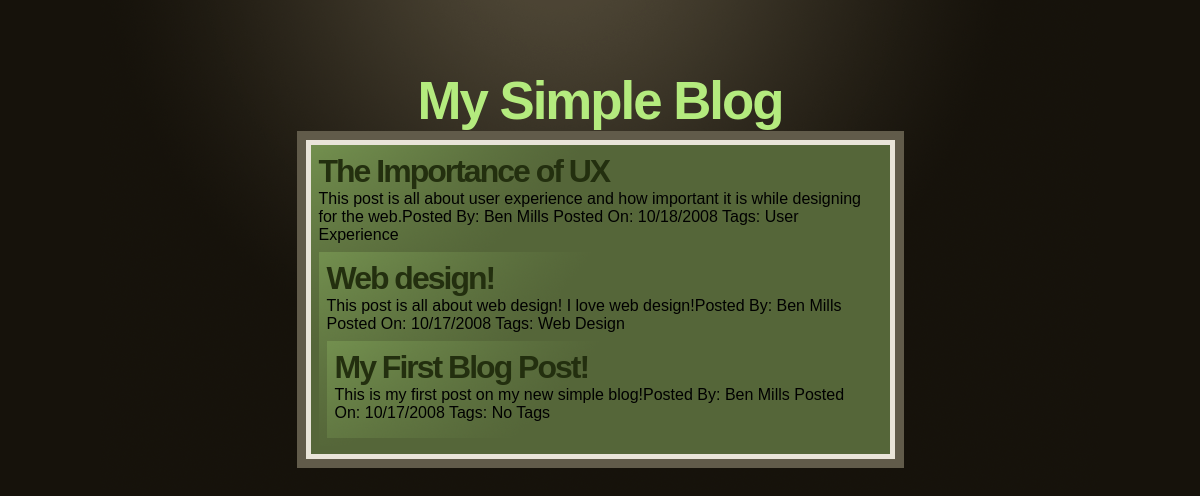
The page / on the database its author committed.
### tables this page shows
CREATE TABLE `blog_posts` (
  `id` int NOT NULL AUTO_INCREMENT,
  `title` varchar(255) NOT NULL DEFAULT '',
  `post` text NOT NULL,
  `author_id` int NOT NULL DEFAULT '0',
  `date_posted` date NOT NULL DEFAULT '0000-00-00',
  PRIMARY KEY (`id`)
);

CREATE TABLE `people` (
  `id` int NOT NULL AUTO_INCREMENT,
  `first_name` varchar(255) NOT NULL DEFAULT '',
  `last_name` varchar(255) NOT NULL DEFAULT '',
  `url` varchar(255) NOT NULL DEFAULT '',
  `email` varchar(255) NOT NULL DEFAULT '',
  PRIMARY KEY (`id`)
);

### includes/includes.php (called while the page is built, shortened)
<?php
include 'blogpost.php';
function GetBlogPosts($inId=null, $inTagId =null)
{
	$servername = "localhost";
	$username = "root";
	$password = "root";
	$dbname = "db41150_nettuts_blog";
	$conn = new mysqli($servername, $username, $password, $dbname);
	$sql = "";
	if (!empty($inId)) {
		$sql = "SELECT * FROM blog_posts WHERE id = " . $inId . " ORDER BY id DESC";
	} else if (!empty($inTagId)) {
		$sql = "SELECT blog_posts.* FROM blog_post_tags LEFT JOIN (blog_posts) ON (blog_post_tags.postID = blog_posts.id) WHERE blog_post_tags.tagID =" . $inTagId . " ORDER BY blog_posts.id DESC";
	} else {
		$sql = "SELECT * FROM blog_posts ORDER BY id DESC";
	}
	$result = $conn->query($sql);
	$postArray = array();
	if ($result->num_rows > 0) {
		while($row = $result->fetch_assoc()) {
			$myPost = new BlogPost($row["id"], $row['title'], $row['post'], $row['post'], $row["author_id"], $row['date_posted']);
			array_push($postArray, $myPost);
		}
	}
	return $postArray;
}
?>

### includes/blogpost.php (called while the page is built, shortened)
<?php
class BlogPost {
	function __construct($inId=null, $inTitle=null, $inPost=null, $inPostFull=null, $inAuthorId=null, $inDatePosted=null) {
		$servername = "localhost";
		$username = "root";
		$password = "root";
		$dbname = "db41150_nettuts_blog";
		$conn = new mysqli($servername, $username, $password, $dbname);
		if (!empty($inTitle)) {
			$this->title = $inTitle;
		}
		if (!empty($inPost)) {
			$this->post = $inPost;
		}
		if (!empty($inDatePosted)) {
			$splitDate = explode("-", $inDatePosted);
			$this->datePosted = $splitDate[1] . "/" . $splitDate[2] . "/" . $splitDate[0];
		}
		if (!empty($inAuthorId)) {
			$sql = "SELECT first_name, last_name FROM people WHERE id = " . $inAuthorId;
			$result = $conn->query($sql);
			if ($result->num_rows > 0) {
				while($row = $result->fetch_assoc()) {
					$this->author = $row["first_name"] . " " . $row["last_name"];
				}
			}
		}
		$postTags = "No Tags";
		if (!empty($inId)) {
			$tagArray = array();
			$sql = "SELECT tags.* FROM blog_post_tags LEFT JOIN (tags) ON (blog_post_tags.tag_id = tags.id) WHERE blog_post_tags.blog_post_id = " . $inId;
			$result = $conn->query($sql);
			if ($result->num_rows > 0) {
				while($row = $result->fetch_assoc()) {
					array_push($tagArray, $row["name"]);
				}
			}
			if (sizeof($tagArray) > 0) {
				foreach ($tagArray as $tag) {
					if ($postTags == "No Tags") {
						$postTags = $tag;
					} else {
						$postTags = $postTags . ", " . $tag;
					}
				}
			}
		}
		$this->tags = $postTags;
	}
}
?>

### index.php (the view, shortened to what this page needs)
<!DOCTYPE html PUBLIC "-//W3C//DTD XHTML 1.0 Strict//EN"
	"http://www.w3.org/TR/xhtml1/DTD/xhtml1-strict.dtd">
<html xmlns="http://www.w3.org/1999/xhtml" xml:lang="en" lang="en">
<head>
	<link rel="stylesheet" href="includes/style.css" type="text/css" media="screen" title="no title" charset="utf-8">
</head>
<body>
<div id="main">
	<h1>My Simple Blog</h1>
	<div id="blogPosts">
	<?php
	include ("includes/includes.php");
	$blogPosts = GetBlogPosts();
	foreach ($blogPosts as $post)
	{
		echo "<div class='post'>";
		echo "<h2>" . $post->title . "</h2>";
		echo "<p>" . $post->post . "</p";
		echo "<span class='footer'>Posted By: " . $post->author . " Posted On: " . $post->datePosted . " Tags: " . $post->tags . "</span";
	}
	?>
	</div>
</div>
</body>
</html>

### includes/style.css (style rules this page uses)
body { background: #16120b url("../images/bg.gif") no-repeat top center; font-family: Arial, sans-serif; }
#main { width: 607px; margin: 70px auto; }
h1 { margin: 0px;padding: 0px; color: #b4eb7e; letter-spacing: -2px; font-size: 3.3em; text-align: center; }
#blogPosts { background-color: #e9e4d9; border: 9px #615b4a solid; padding: 5px; }
.post { background: #556639 url("../images/post-bg.gif") no-repeat top left; padding: 8px; margin: 0px 0px 5px 0px; }
.post:last-child { margin: 0px; }
h2 { margin: 0px;padding: 0px; color: #232f0f; font-size: 2em; letter-spacing: -2px; }
.post p { margin: 0px 0px 8px 0px; }

### rows shown on the page
blog_posts: title "The Importance of UX", post "This post is all about user experience and how important it is while designing for the web.", date_posted "10/18/2008", tags "User Experience"
people: first_name+last_name "Ben Mills"
blog_posts: title "Web design!", post "This post is all about web design! I love web design!", date_posted "10/17/2008", tags "Web Design"
blog_posts: title "My First Blog Post!", post "This is my first post on my new simple blog!", date_posted "10/17/2008", tags "No Tags"
